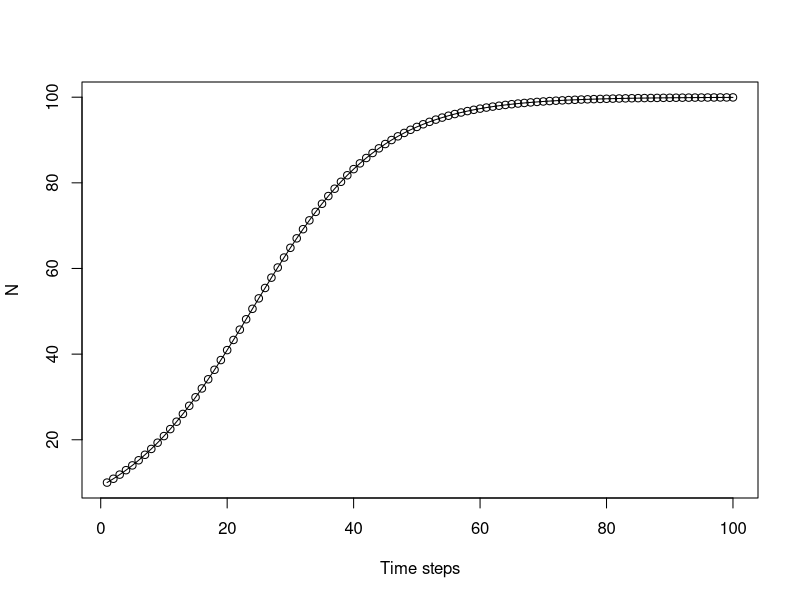
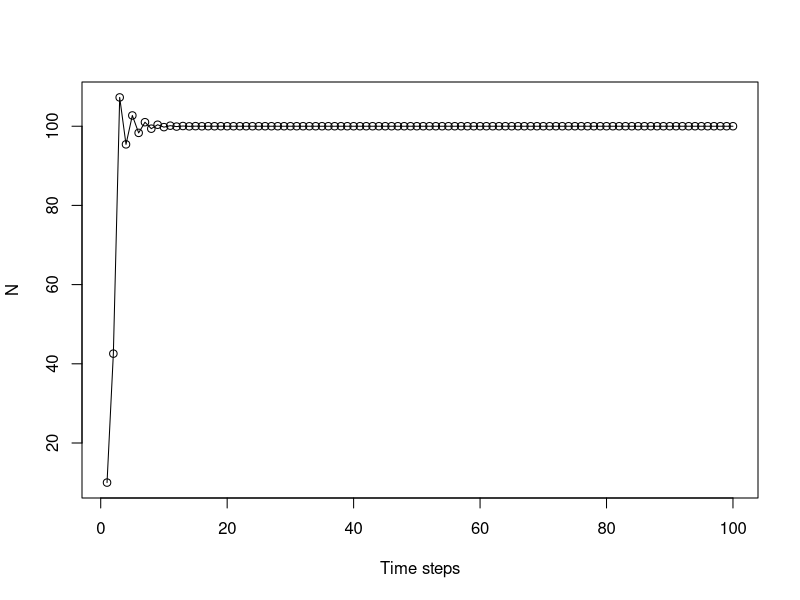
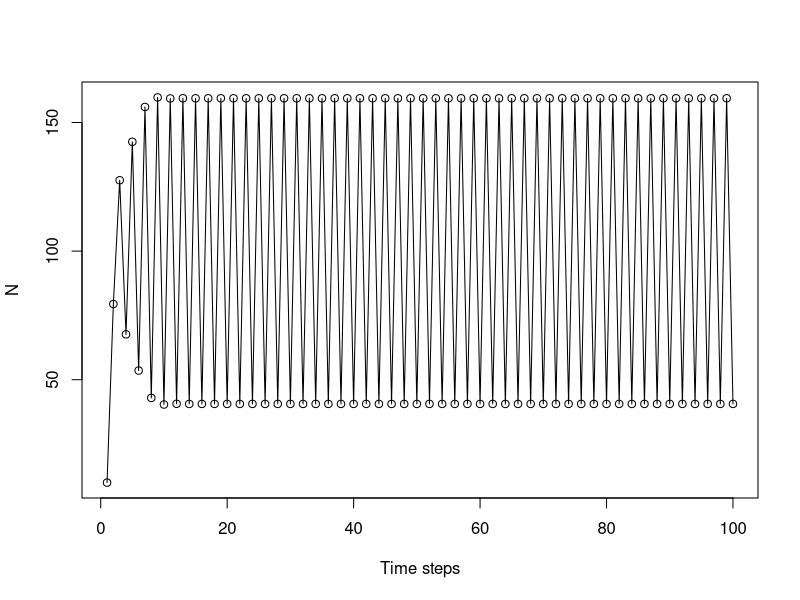
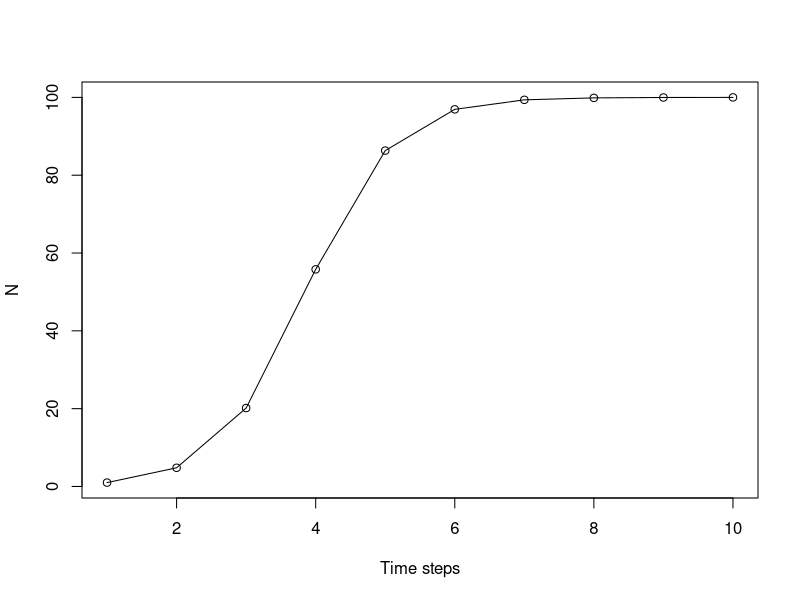

Recreate these plots in R, in order.
#Daire Carroll 2025 as part of the BIO214 course
#Code to explore the influence of scramble and contest competition on populaiton growth

scramble <- function(R,K,N0,t){
  
  N <- c(N0)
  
  for(i in 2:(t)){
    N0 <- N0*R^(
      1 -
        (N0/K)
    )
    N[i] <- N0
  }
  
  plot(N, xlab = "Time steps", ylab = "N")
  lines(N)
  
  return(N)
  
} #Scramble competition function, feed it your model parameters

contest <- function(R,K,N0,t){
  
  N <- c(N0)
  
  for(i in 2:(t)){
    N0 <- N0*(
      (R*K) /
        (N0*(R-1) + K)
    )
    N[i] <- N0
  }
  
  plot(N, xlab = "Time steps", ylab = "N")
  lines(N)
  
  return(N)
  
} #Contest competition function, feed it your model parameters

###A few examples of scramble competition

scramble(R = 1.1, K = 100, N0 = 10, t = 100)

scramble(R = 5, K = 100, N0 = 10, t = 100)

scramble(R = 10, K = 100, N0 = 10, t = 100) #try altering the parameter values!

###A few examples of scramble competition

contest(R = 5, K = 100, N0 = 1, t = 10)

